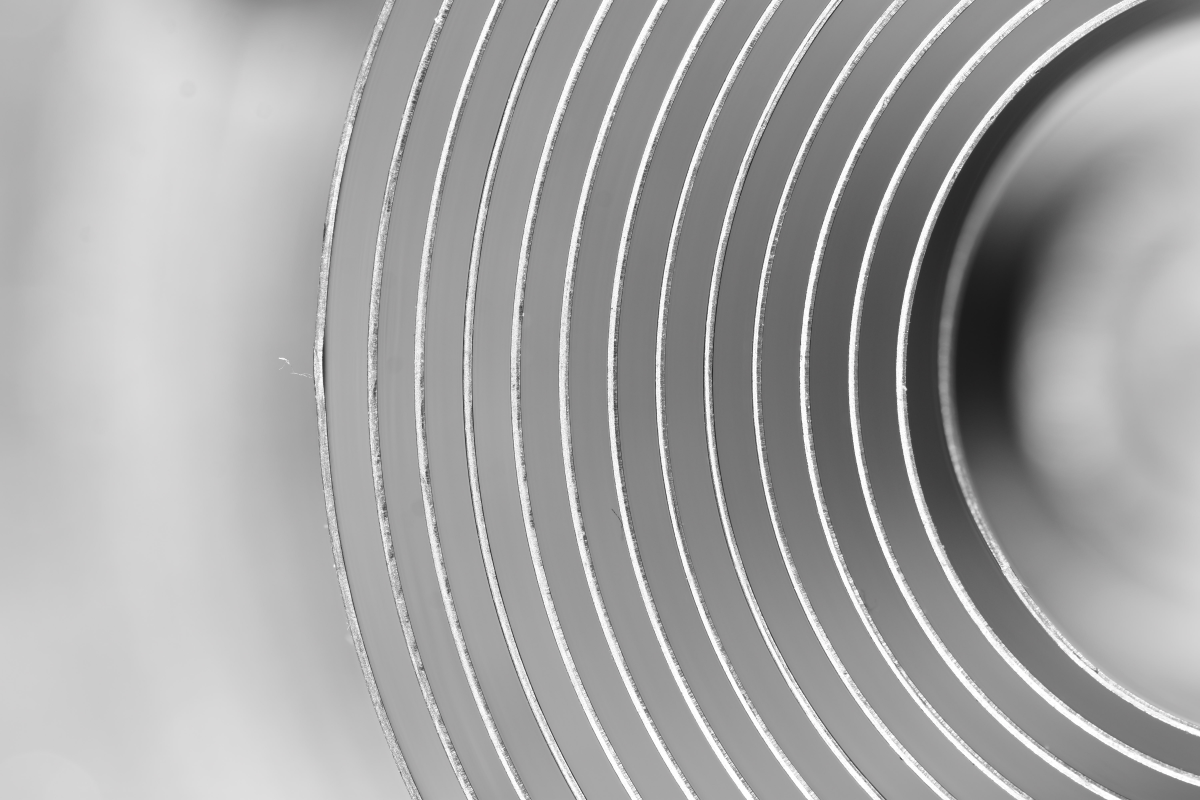
#> input picture sectorImage/img/src/cpt4.jpg, 6000 x 4000 px, found by its file name (shown at 1/5 size)
$ python _calibration.py
#> lines starting #> are read from the running program, lines starting #| are printed output that depends on the picture; after the words box and inside, x2 and y2 are one past the last pixel; in counts of white or black regions, pixels touching at a corner belong together; long printed decimals are rounded
### sectorImage/core/toolkit/skeleton.py
import numpy as np
import cv2


def find_skeleton(img):
    # Initialize arrays to do computation in place
    skeleton = np.zeros(img.shape, np.uint8)
    eroded = np.zeros(img.shape, np.uint8)
    temp = np.zeros(img.shape, np.uint8)

    kernel = cv2.getStructuringElement(cv2.MORPH_CROSS, (3, 3))

    while(True):
        cv2.erode(img, kernel, eroded)
        cv2.dilate(eroded, kernel, temp)
        cv2.subtract(img, temp, temp)
        cv2.bitwise_or(skeleton, temp, skeleton)
        img, eroded = eroded, img  # Swap instead of copy

        if cv2.countNonZero(img) == 0:
            return skeleton

### sectorImage/core/toolkit/line.py
import numpy as np
import math


class Line:

    def __init__(self, x1, y1, x2, y2, identifier=-1):
        self.identifier = identifier

        self.x1 = x1
        self.y1 = y1

        self.x2 = x2
        self.y2 = y2

        self.m = (y2 - y1) / (x2 - x1)
        self.m_vect = [x2 - x1, y2 - y1]
        self.q = y1 - self.m * x1

        # self.r, self.q, self.a, self.n = self.p2vect()

    def p2vect(self, confidence=1.0):
        # [5 lines of commented-out code are left out]

        nx_raw = self.x2 - self.x1
        ny_raw = self.y2 - self.y1
        # Normalize
        length = math.sqrt(nx_raw**2 + ny_raw**2)
        nx = nx_raw / length
        ny = ny_raw / length

        scale = 3000
        n = [nx * scale, ny * scale]
        a = [self.x1, self.y1]
        nx2 = nx**2
        ny2 = ny**2
        nxy = nx * ny
        # Generate matrix
        r = confidence * np.array([[1 - nx2, -nxy], [-nxy, 1 - ny2]])
        # Generate vector
        q = confidence * np.array([[(1 - nx2) * self.x1 - nxy * self.y1], [-nxy * self.x1 + (1 - ny2) * self.y1]])
        return(r, q, a, n)

### sectorImage/core/_calibration.py
import numpy as np
from scipy import ndimage
from scipy.interpolate import interp1d
from scipy.stats import gaussian_kde
import cv2
import matplotlib.pyplot as plt
import math
import multiprocessing as mp
from operator import attrgetter

from .toolkit.line import Line
from .toolkit.intersection import Intersection
from .toolkit.skeleton import find_skeleton

import itertools


class Calibrator:

    def __init__(self, fns):
        self.fns = fns
        # self.images = [ndimage.imread(fn, flatten=True) for fn in self.fns]

    def getMidpoints(self, save=True, mp_FLAG=True):
        if mp_FLAG:
            mp.set_start_method('spawn')
            ncpus = mp.cpu_count()
            pool = mp.Pool(ncpus)
            payload = pool.map(self.houghTransform, self.fns)
        else:
            payload = [self.houghTransform(fn, plot=True) for fn in self.fns]
        mps = [p[0] for p in payload]
        self.i_pts = [p[1] for p in payload]
        self.f_pts = [p[2] for p in payload]
        # mps = [self.houghTransform(fn, plot=False) for fn in self.fns]
        if save:
            np.save('data/calibration.npy', mps)
        return mps

    # [4 lines left out: function loadMidpoints, not called in this run]

    def plotMidpoints(self, mps):
        fig = plt.figure()
        ax = fig.add_subplot(111)
        ax.plot(*zip(*mps), ms=5, lw=0.5, marker='x')
        for i_pt, f_pt in zip(self.i_pts, self.f_pts):
            for i, f in zip(i_pt, f_pt):
                # ax.plot([i[0], f[0]], [i[1], f[1]], lw=0.1)
                pass
        fig.savefig('img/out/midpoints.png', dpi=300)

    def houghTransform(self, fn, plot=False):
#> called with fn = 'img/src/calibration/cpt4.jpg', plot = True
        print('Reading image', fn)
        im = ndimage.imread(fn, flatten=True)
        # Blur out fast features
        print('Blurring')
        gaussian = ndimage.gaussian_filter(im, sigma=5)
        # Edge detection filter
        print('Prewitt Filtering')
        derivative = np.abs(ndimage.prewitt(gaussian, axis=0))
        derivative *= 255 / np.max(derivative)

        # Binary thresholding
        print('Thresholding')
        ret, thresh = cv2.threshold(derivative.astype('uint8'), 70, 255, cv2.THRESH_BINARY)
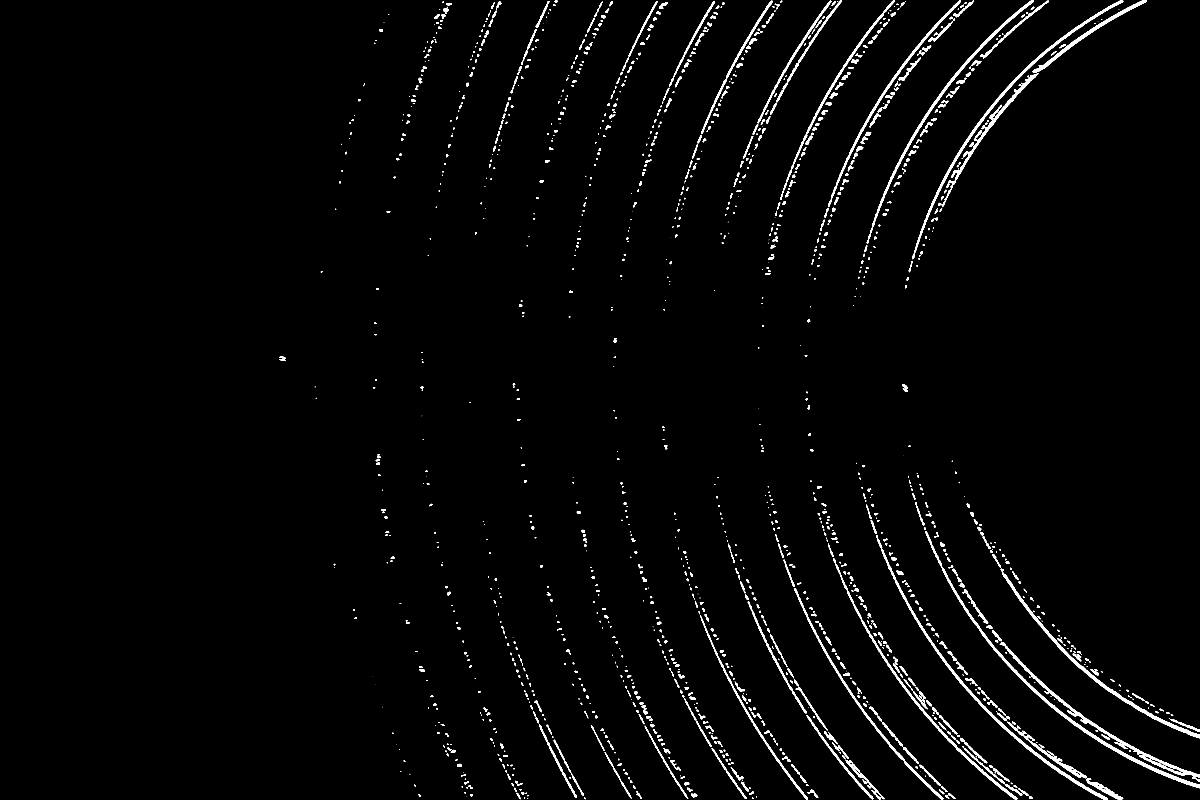
#> thresh: shape (4000, 6000) (shown at 1/5 size); 1.8% white; 1612 white regions (290 under 20 px), largest, box (x1, y1, x2, y2) and area: (4628, 2656, 6000, 3941) 23153, (4380, 2675, 5538, 3998) 19524, (4562, 3, 5617, 1296) 18787
        # Morphological opening
        print('Morphology')
        skel = find_skeleton(thresh)
#> after the loop in find_skeleton, `while(True):`:
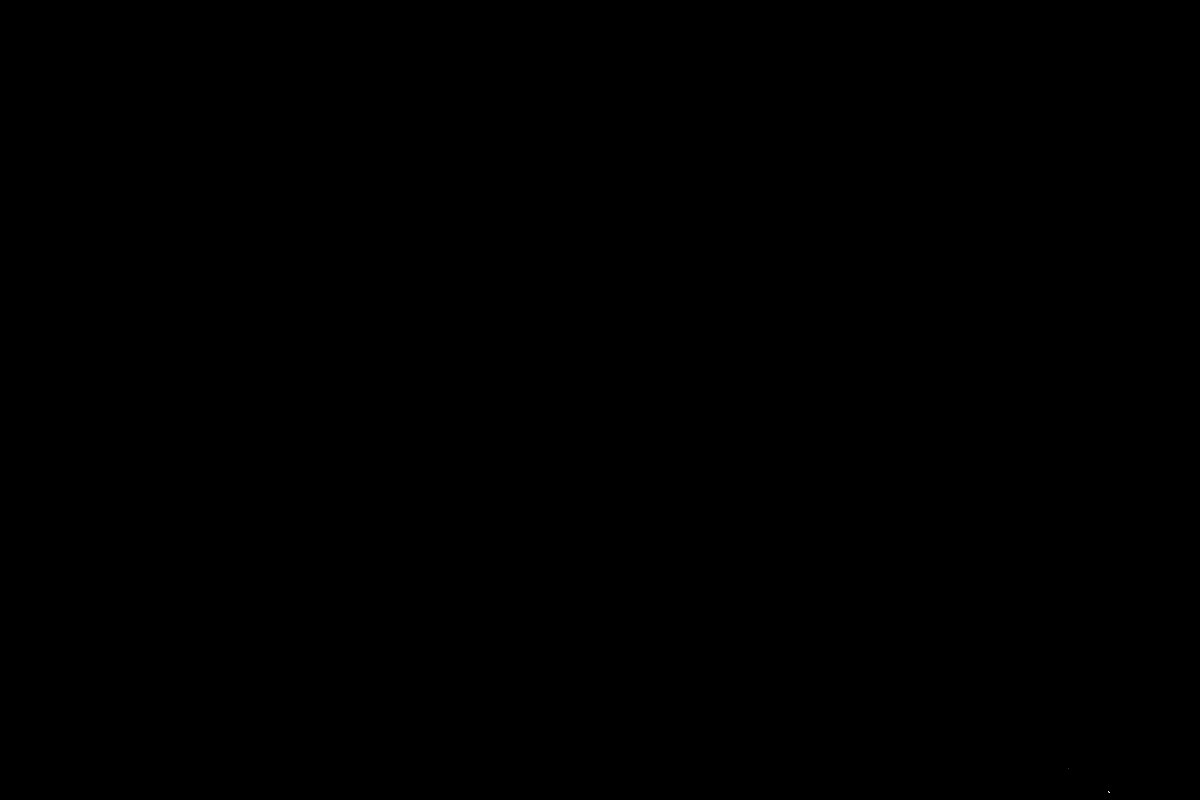
#> eroded: shape (4000, 6000) (shown at 1/5 size); 0% white in thin lines or dots, all inside (x1, y1, x2, y2) = (5340, 3840, 5549, 3964)
#> after the loop in find_skeleton, `while(True):`:
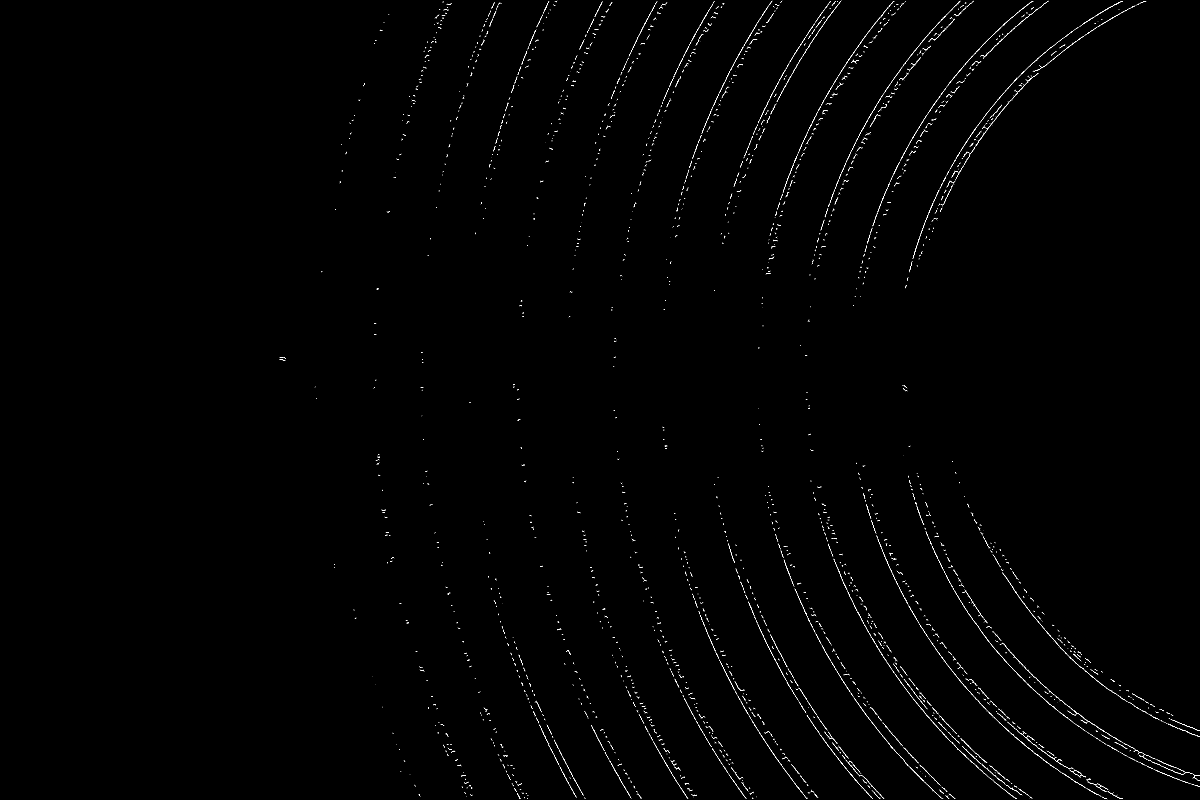
#> skeleton: shape (4000, 6000) (shown at 1/5 size); 0.25% white in thin lines or dots, all inside (x1, y1, x2, y2) = (1397, 3, 6000, 3996)

        #op = ndimage.morphology.binary_opening(thresh, iterations=5)
        #op = ndimage.morphology.binary_closing(op, iterations=5)

        # Convert to int
        op = skel.astype('uint8')
        if plot:
            draw = (im / np.max(im) * 100).astype('uint8')
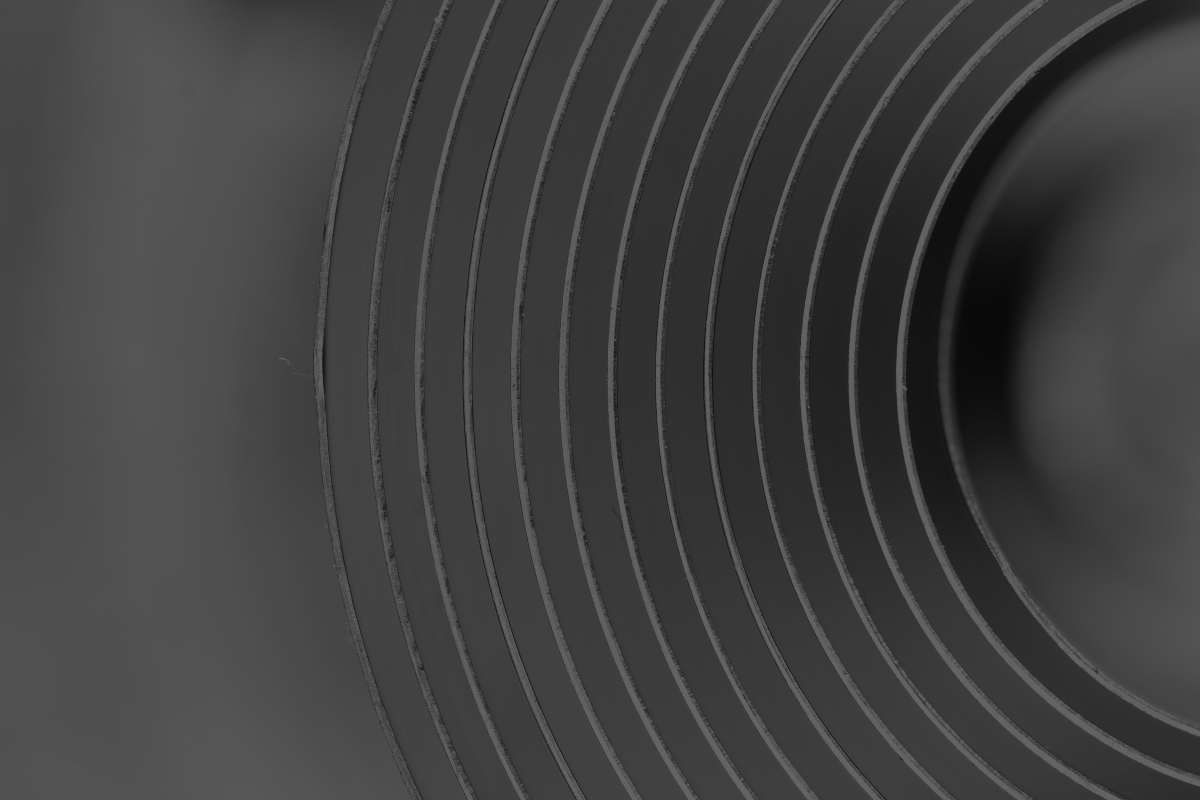
#> draw: shape (4000, 6000) (shown at 1/5 size); min 6, max 100, mean 64

        preplot = False
        if preplot and plot:
            print('Plotting')
            fig = plt.figure()
            ax = fig.add_subplot(111)
            ax.imshow(op)
            fig.savefig('img/out/houghTransform.jpg', dpi=600)
        # Get probabilistic Hough transformation
        print('Computing Hough transform')
        minLineLength = 1000
        maxLineGap = 200
        lines = cv2.HoughLinesP(op,
                                rho=1,
                                theta=np.pi / 180,
                                threshold=1,
                                minLineLength=minLineLength,
                                maxLineGap=maxLineGap)
#> lines = [[3148, 3978, 4263, 3009], [3986, 3933, 5031, 2888], [3766, 3993, 5082, 2965], [3690, 3938, 4956, 2715], [3123, 3853, 4778, 2363], [4022, 3978, 5202, 3121]]
        print('Number of detected lines:', str(len(lines)))
#| Number of detected lines: 6
        if plot:
            for line in lines:
                for x1, y1, x2, y2 in line:
                    cv2.line(draw, (x1, y1), (x2, y2), 200, 1)
                    pass
#> this loop made 6 passes

        # Initialize R and q for least squares crossing point estimation
        R_matrix = np.array([[0., 0.], [0., 0.]])
        q_vector = np.array([[0.], [0.]])

        # Iterate over detected Hough lines
        i_pts = []
        f_pts = []
        print('Computing matrix elements')
        avg_lines = self.linePooling(lines)
#> the loop in linePooling, `for i, line_raw in enumerate(lines_raw):` made 6 passes
#> after the loop in linePooling, `for i, line_raw in enumerate(lines_raw):`: lines = 6 items; ms = [-0.869, -1, -0.781, -0.966, -0.9, -0.726]; qs = [6713.8, 7919, 6934.8, 7502.7, 6664.6, 6899.1]
#> in linePooling, `m_bin, m_edges = np.histogram(ms, bins='auto')`: m_bin = [2, 2, 0, 2]; m_edges = [-1, -0.932, -0.863, -0.795, -0.726]
#> the loop in linePooling, `for i, b in enumerate(m_bin):` made 4 passes
#> (b, e_low, e_high, avg_correction_m in averageLines, correction_vect in averageLines) on passes 1, 2, 4: (2, -1, -0.932, -0.983, [1, -0.983]), (2, -0.932, -0.863, -0.885, [1, -0.885]), (2, -0.795, -0.726, -0.754, [1, -0.754])
#> (printed output is left out)
#> after the loop in linePooling, `for i, b in enumerate(m_bin):`: avg_lines = 3 items
#> avg_lines = 3 items
        for ln in avg_lines:
            r, q, a, n = ln[0].p2vect(confidence=ln[1])
            if plot:
                cv2.line(draw, (int(ln[0].x1), int(ln[0].y1)), (int(ln[0].x2), int(ln[0].y2)), 255, 5)
            i_pts.append(a)
            f_pts.append([sum(x) for x in zip(a, n)])
            R_matrix += r
            q_vector += q
#> this loop made 3 passes
#> (ny_raw in p2vect, length in p2vect, nx in p2vect, ny in p2vect, n, a, nx2 in p2vect, ny2 in p2vect) on passes 2 to 3: (-6192.8, 9346.1, 0.749, -0.663, [2246.9, -1987.8], [0, 6689.2], 0.561, 0.439), (-5276, 8765.6, 0.799, -0.602, [2395.7, -1805.7], [0, 6916.9], 0.638, 0.362)
#> after the loop, f_pts = [[2139.4, 5607.8], [2246.9, 4701.4], [2395.7, 5111.3]]; i_pts = [[0, 7710.8], [0, 6689.2], [0, 6916.9]]

        # Run least square fitting for Rm = q to find midpoint m
        print('Computing least squares solution')
        lsq = np.linalg.lstsq(R_matrix, q_vector)[0]
#> lsq = [2968.7, 4510.5]
        lsq_tuple = [lsq[0, 0], lsq[1, 0]]
#> lsq_tuple = [2968.7, 4510.5]
        print('Inferred Midpoint at', lsq_tuple)
#| Inferred Midpoint at [2968.701, 4510.527]

        if plot:
            print('Plotting')
            fig = plt.figure()
            ax = fig.add_subplot(111)

            ax.imshow(draw)
            ax.scatter(*lsq, s=5, marker='x', color='red', lw=0.5)
            fig.savefig('img/out/houghTransform.jpg', dpi=600)
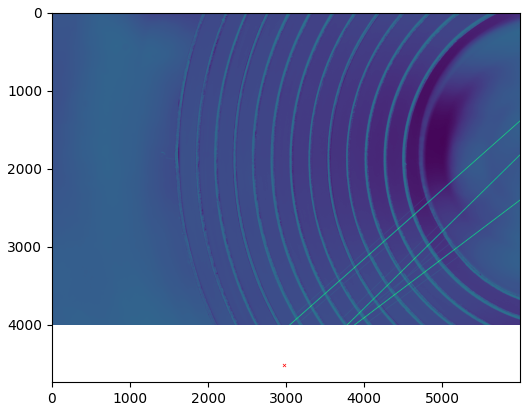
#> figure drawn by matplotlib, 1 panel

        return (lsq_tuple, i_pts, f_pts)

    def linePooling(self, lines_raw):
        # Compound detected edges into a single line along a ridge
        lines = []
        ms = []
        qs = []
        # Convert lines to Line objects
        for i, line_raw in enumerate(lines_raw):
            line = Line(*line_raw[0], identifier=i)
            lines.append(line)
            ms.append(line.m)
            qs.append(line.q)

        # Histogram along slope to distinguish ridges
        m_bin, m_edges = np.histogram(ms, bins='auto')
        avg_lines = []
        for i, b in enumerate(m_bin):
            # Take only the 3 largest ridges
            if b >= sorted(m_bin, reverse=True)[2] and b > 1:
                # Collect the lines in the histogram bins
                ln_bin = []
                e_low = m_edges[i]
                e_high = m_edges[i + 1]
                for ln in lines:
                    if ln.m >= e_low and ln.m <= e_high:
                        ln_bin.append(ln)
                # Compute the true position of the ridge
                # self.rejectLines(ln_bin)
                avg_lines.append(self.averageLines(ln_bin))

        return avg_lines

    # [5 lines left out: function rejectLines, not called in this run]

    def averageLines(self, line_bin):
        # Take arbitrary start and end coordinates
        x1_0 = 0
        x2_0 = 7000

        # Global average of the slope in a ridge
        avg_correction_m = sum(line.m for line in line_bin) / float(len(line_bin))

        # Vector along the global slope
        correction_vect = [1, avg_correction_m]
        corrected_lines = []
        for i, ln in enumerate(line_bin):
            # Generate a list of edges, all pointing along the same slope
            dx, dy = correction_vect
            x1 = ln.x1
            y1 = ln.y1
            x2 = x1 + dx
            y2 = y1 + dy
            ln_new = Line(x1, y1, x2, y2, identifier=i)
            corrected_lines.append(ln_new)
        # Sort the list along the intercept
        corrected_lines.sort(key=lambda x: x.q)
        # Sort the original list with unmodified slope along the intercepts of the corrected slope
        id_order = [ln.identifier for ln in corrected_lines]
        line_bin_s = [line_bin[i] for i in id_order]

        # Get the change in intercept between two q-adjacent lines
        delta_q = []
        for i, ln in enumerate(corrected_lines[:-1]):
            delta = corrected_lines[i + 1].q - ln.q
            delta_q.append(delta)
        """
        qs = [ln.q for ln in corrected_lines]
        kernel = gaussian_kde(qs, bw_method=2e-1)
        x = np.linspace(qs[0], qs[-1], num=100)
        kde = kernel(x)
        fig = plt.figure()
        ax = fig.add_subplot(111)
        ax.plot(x, kde)
        ax.scatter(qs, np.zeros(len(qs)))
        fig.savefig('img/out/intercepts_' + str(rand.randint(0, 4)) + '.png')
        """

        # The largest jump in q should differentiate the upper from the lower edge
        interface = delta_q.index(max(delta_q)) + 1
        block_low = line_bin_s[:interface]
        block_high = line_bin_s[interface:]

        # Get the xy values of all detected edges along an edge
        xs_low = [ln.x1 for ln in block_low] + [ln.x2 for ln in block_low]
        ys_low = [ln.y1 for ln in block_low] + [ln.y2 for ln in block_low]

        xs_high = [ln.x1 for ln in block_high] + [ln.x2 for ln in block_high]
        ys_high = [ln.y1 for ln in block_high] + [ln.y2 for ln in block_high]

        # Linearly interpolate along an edge
        m_low, q_low = np.polyfit(xs_low, ys_low, 1)
        m_high, q_high = np.polyfit(xs_high, ys_high, 1)

        # Equally weigh upper and lower edges (even if they don't have an equal amount of Hough lines)
        avg_m = (m_low + m_high) / 2
        avg_q = (q_low + q_high) / 2

        # Generate a line with along the ridge
        y1_0 = avg_m * x1_0 + avg_q
        y2_0 = avg_m * x2_0 + avg_q

        # The confidence for the least square fitting is the number of detected Hough lines
        c = len(line_bin)
        print(c)
        c = 1

        return (Line(x1_0, y1_0, x2_0, y2_0), c)


if __name__ == '__main__':

    fns = ['img/src/calibration/cpt' + str(i) + '.jpg' for i in range(1, 17)]
    fns = ['img/src/calibration/cpt4.jpg']
    # fns = ['../hardware/cpt' + str(i) + '.jpg' for i in range(1, 17)]

    c = Calibrator(fns)
    mps = c.getMidpoints(mp_FLAG=False)
#> in getMidpoints, `payload = [self.houghTransform(fn, plot=True) for fn in self.fns]`: payload = 1 item
#> in getMidpoints, `mps = [p[0] for p in payload]`: mps = [[2968.7, 4510.5]]
#> in getMidpoints, `self.i_pts = [p[1] for p in payload]`: self.i_pts = [[[0, 7710.8], [0, 6689.2], [0, 6916.9]]]
#> in getMidpoints, `self.f_pts = [p[2] for p in payload]`: self.f_pts = [[[2139.4, 5607.8], [2246.9, 4701.4], [2395.7, 5111.3]]]
#> mps = [[2968.7, 4510.5]]
    # mps = c.loadMidpoints()
    c.plotMidpoints(mps)
#> the loop in plotMidpoints, `for i_pt, f_pt in zip(self.i_pts, self.f_pts):` made 1 pass
#> (i_pt, f_pt) on pass 1: ([[0, 7710.8], [0, 6689.2], [0, 6916.9]], [[2139.4, 5607.8], [2246.9, 4701.4], [2395.7, 5111.3]])
#> in plotMidpoints, `fig.savefig('img/out/midpoints.png', dpi=300)`:
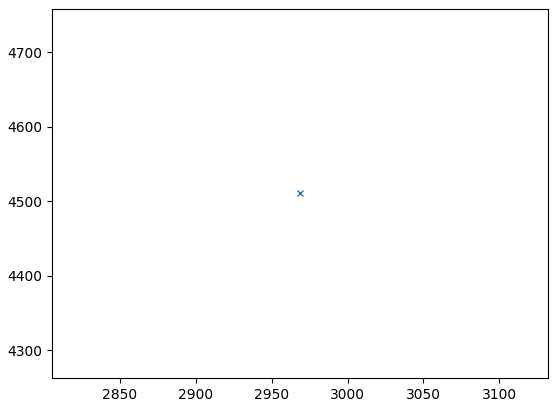
#> figure drawn by matplotlib, 1 panel
